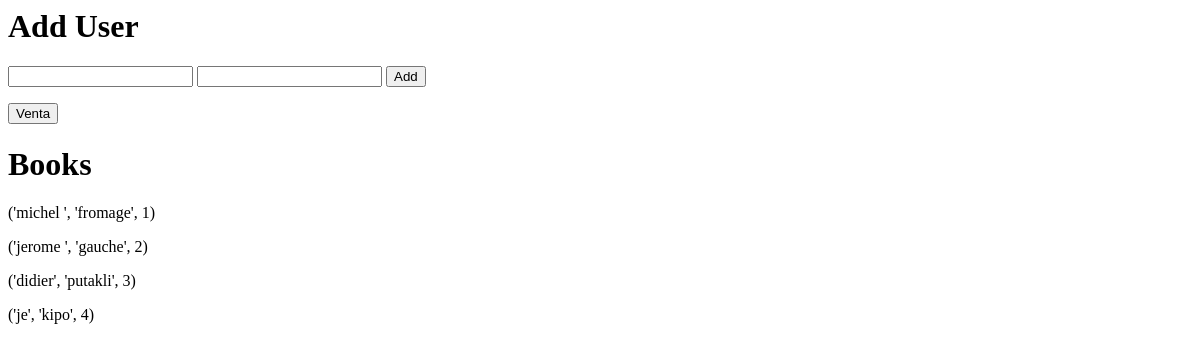
Before: / with the older database file.
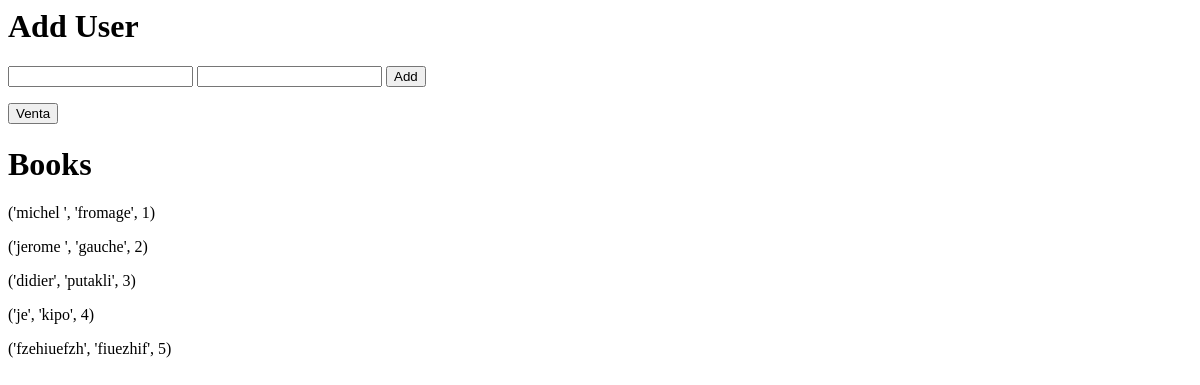
After: the same page with the newer database file.
### test.py (models this page shows)
class User(UserMixin,db.Model):
	id = db.Column(db.Integer, primary_key=True)
	nombre = db.Column(db.String(80))
	apellido = db.Column(db.String(80))
	cards = db.relationship('Card', backref='owner')

### test.py (the view)
@app.route("/", methods=["GET","POST"])
def home():
	if request.form:
        	user = User(nombre=request.form.get("prenom"),apellido=request.form.get("nom"))
        	db.session.add(user)
        	db.session.commit()
	books = User.query.all()
	return render_template("test.html",books=books)

### templates/test.html
<html>
  <body>
    <h1>Add User</h1>
    <form method="POST" action="/">
        <input type="text" name="prenom">
	<input type="text" name="nom">
        <input type="submit" value="Add">
    </form>
    <form method="POST" action="/venta">
	<input type="submit" value="Venta">
    </form>
    <h1>Books</h1>
    {% for book in books %}
  	<p>{{book.nombre,book.apellido,book.id}}</p>
    {% endfor %}
  </body>
</html>

Changed rows visible on the page:
added User: nombre+apellido+id "('fzehiuefzh', 'fiuezhif', 5)"
